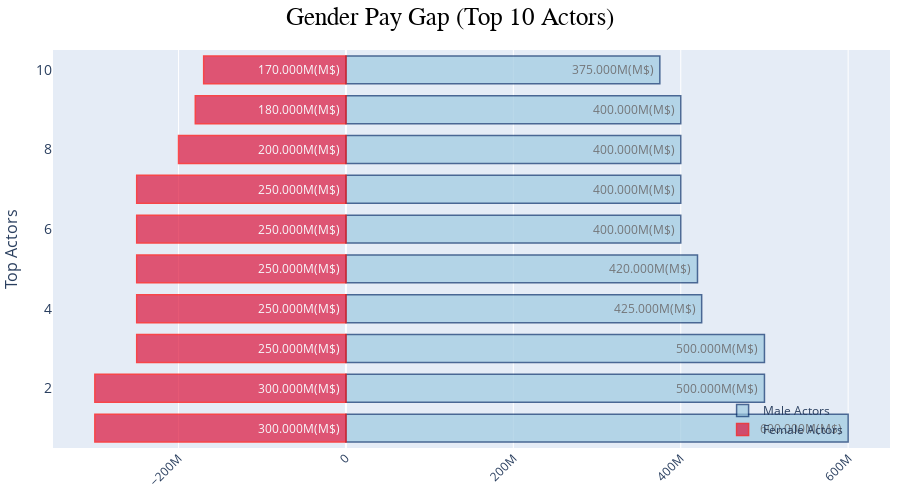

Source (notebook cell):
### Code cell
# Code from: https://python.plainenglish.io/how-to-create-a-beautify-tornado-chart-in-python-plotly-6c0519e185b4
top10 = [1,2,3,4,5,6,7,8,9,10]
sr1 = top10_m['networth'].to_list()
sr2 = top10_f['networth'].to_list()

#convert sr1
def Convert(lst):
    return [ -i for i in lst ]

sr3 = Convert(sr2)
fig = go.Figure()

fig.add_trace(go.Bar(y=top10, x=sr1,
                base=0,
                marker_color='rgb(158,202,225)',
                name='Male Actors',
                marker_line_color='rgb(8,48,107)',
                orientation='h',
                marker_line_width=1.5,
                opacity= 0.7,
                text = sr1,
                textposition='auto',
                texttemplate = "%{x:,s}(M$) "
))

fig.add_trace(go.Bar(y=top10, x=sr2,
                base=sr3,
                marker_color='crimson',
                name='Female Actors',
                marker_line_color='red',
                orientation='h',
                marker_line_width=1.5,
                opacity= 0.7,
                text = sr3,
                textposition='auto',
                texttemplate = "%{x:,s}(M$) "
))

fig.update_layout(
    height=500,
     margin=dict(t=50,l=10,b=10,r=10),
title_text="Gender Pay Gap (Top 10 Actors)",
 title_font_family="sans-serif",
 #legend_title_text=’Financials’,
 title_font_size = 25,
 title_font_color="black",
 title_x=0.5 #to adjust the position along x-axis of the title
)
fig.update_layout(barmode='overlay', 
                  xaxis_tickangle=-45, 
                   legend=dict(
                     x=0.80,
                     y=0.01,
 bgcolor='rgba(255, 255, 255, 0)',
 bordercolor='rgba(255, 255, 255, 0)'
 ),
                  yaxis=dict(
 title='Top Actors',
 titlefont_size=16,
 tickfont_size=14
 ),
                  bargap=0.30)
fig.show()

### Figure 1 — Plotly figure (JSON) as saved in the notebook; plotly's stock layout.template omitted (floating-point values rounded to 4 significant figures)
{"data": [{"base": 0, "marker": {"color": "rgb(158,202,225)", "line": {"color": "rgb(8,48,107)", "width": 1.5}}, "name": "Male Actors", "opacity": 0.7, "orientation": "h", "text": ["600000000.0", "500000000.0", "500000000.0", "425000000.0", "420000000.0", "400000000.0", "400000000.0", "400000000.0", "400000000.0", "375000000.0"], "textposition": "auto", "texttemplate": "%{x:,s}(M$) ", "type": "bar", "x": [600000000, 500000000, 500000000, 425000000, 420000000, 400000000, 400000000, 400000000, 400000000, 375000000], "y": [1, 2, 3, 4, 5, 6, 7, 8, 9, 10]}, {"base": [-300000000, -300000000, -250000000, -250000000, -250000000, -250000000, -250000000, -200000000, -180000000, -170000000], "marker": {"color": "crimson", "line": {"color": "red", "width": 1.5}}, "name": "Female Actors", "opacity": 0.7, "orientation": "h", "text": ["-300000000.0", "-300000000.0", "-250000000.0", "-250000000.0", "-250000000.0", "-250000000.0", "-250000000.0", "-200000000.0", "-180000000.0", "-170000000.0"], "textposition": "auto", "texttemplate": "%{x:,s}(M$) ", "type": "bar", "x": [300000000, 300000000, 250000000, 250000000, 250000000, 250000000, 250000000, 200000000, 180000000, 170000000], "y": [1, 2, 3, 4, 5, 6, 7, 8, 9, 10]}], "layout": {"bargap": 0.3, "barmode": "overlay", "height": 500, "legend": {"bgcolor": "rgba(255, 255, 255, 0)", "bordercolor": "rgba(255, 255, 255, 0)", "x": 0.8, "y": 0.01}, "margin": {"b": 10, "l": 10, "r": 10, "t": 50}, "title": {"font": {"color": "black", "family": "sans-serif", "size": 25}, "text": "Gender Pay Gap (Top 10 Actors)", "x": 0.5}, "xaxis": {"tickangle": -45}, "yaxis": {"tickfont": {"size": 14}, "title": {"font": {"size": 16}, "text": "Top Actors"}}}}
